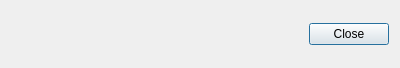
<?xml version="1.0" encoding="UTF-8"?>
<ui version="4.0">
 <class>aboutJACTDialog</class>
 <widget class="QDialog" name="aboutJACTDialog">
  <property name="geometry">
   <rect>
    <x>0</x>
    <y>0</y>
    <width>400</width>
    <height>68</height>
   </rect>
  </property>
  <property name="windowTitle">
   <string>About JACT</string>
  </property>
  <property name="windowIcon">
   <iconset resource="icons.qrc">
    <normaloff>:/icons/title_icon.png</normaloff>:/icons/title_icon.png</iconset>
  </property>
  <layout class="QVBoxLayout" name="verticalLayout">
   <item>
    <layout class="QVBoxLayout" name="vl_box">
     <item>
      <widget class="QDialogButtonBox" name="buttonBox">
       <property name="sizePolicy">
        <sizepolicy hsizetype="Expanding" vsizetype="Fixed">
         <horstretch>0</horstretch>
         <verstretch>0</verstretch>
        </sizepolicy>
       </property>
       <property name="orientation">
        <enum>Qt::Horizontal</enum>
       </property>
       <property name="standardButtons">
        <set>QDialogButtonBox::Close</set>
       </property>
      </widget>
     </item>
    </layout>
   </item>
  </layout>
 </widget>
 <resources>
  <include location="icons.qrc"/>
 </resources>
 <connections>
  <connection>
   <sender>buttonBox</sender>
   <signal>rejected()</signal>
   <receiver>aboutJACTDialog</receiver>
   <slot>accept()</slot>
   <hints>
    <hint type="sourcelabel">
     <x>248</x>
     <y>254</y>
    </hint>
    <hint type="destinationlabel">
     <x>157</x>
     <y>274</y>
    </hint>
   </hints>
  </connection>
 </connections>
</ui>
